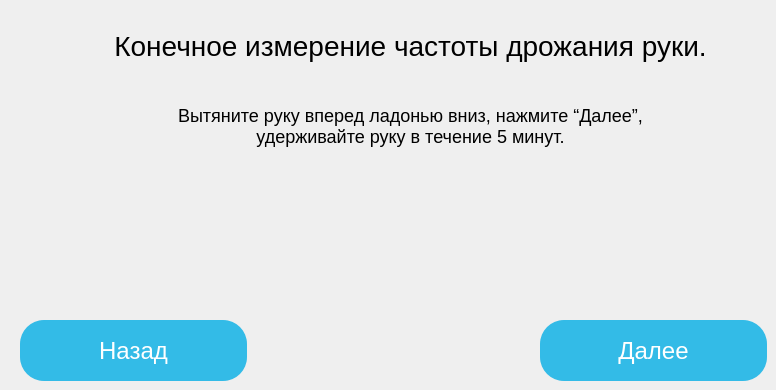
      <widget class="QWidget" name="page_11">
       <widget class="QLabel" name="main_label_11">
        <property name="geometry">
         <rect>
          <x>110</x>
          <y>10</y>
          <width>601</width>
          <height>71</height>
         </rect>
        </property>
        <property name="styleSheet">
         <string notr="true">position: absolute;
width: 657px;
height: 187px;
left: 72px;
top: 40px;

font-family: 'Graduate';
font-style: normal;
font-weight: 400;
font-size: 28px;
line-height: 36px;
text-align: center;

color: #000000;

mix-blend-mode: darken;</string>
        </property>
        <property name="text">
         <string>Конечное измерение частоты дрожания руки.</string>
        </property>
        <property name="alignment">
         <set>Qt::AlignCenter</set>
        </property>
        <property name="wordWrap">
         <bool>true</bool>
        </property>
       </widget>
       <widget class="QLabel" name="sub_label_9">
        <property name="geometry">
         <rect>
          <x>140</x>
          <y>100</y>
          <width>541</width>
          <height>51</height>
         </rect>
        </property>
        <property name="styleSheet">
         <string notr="true">position: absolute;
width: 657px;
height: 187px;
left: 72px;
top: 40px;

font-family: 'Graduate';
font-style: normal;
font-weight: 400;
font-size: 18px;
line-height: 36px;
text-align: center;

color: #000000;

mix-blend-mode: darken;</string>
        </property>
        <property name="text">
         <string>Вытяните руку вперед ладонью вниз, нажмите “Далее”,
удерживайте руку в течение 5 минут.</string>
        </property>
        <property name="alignment">
         <set>Qt::AlignCenter</set>
        </property>
        <property name="wordWrap">
         <bool>true</bool>
        </property>
       </widget>
       <widget class="QLabel" name="img_label_8">
        <property name="geometry">
         <rect>
          <x>260</x>
          <y>170</y>
          <width>291</width>
          <height>141</height>
         </rect>
        </property>
        <property name="text">
         <string/>
        </property>
        <property name="pixmap">
         <pixmap resource="res/res.qrc">:/img/img/img_1.png</pixmap>
        </property>
        <property name="alignment">
         <set>Qt::AlignCenter</set>
        </property>
       </widget>
       <widget class="QPushButton" name="previous_pushButton_7">
        <property name="geometry">
         <rect>
          <x>20</x>
          <y>320</y>
          <width>227</width>
          <height>61</height>
         </rect>
        </property>
        <property name="styleSheet">
         <string notr="true">width: 227px;
height: 61px;
left: 287px;
top: 257px;

background: #33BBE7;
box-shadow: 0px 4px 4px rgba(0, 0, 0, 0.25), 0px 4px 4px rgba(0, 0, 0, 0.25);
border-radius: 24px;

font-family: 'Hind';
font-style: normal;
font-weight: 400;
font-size: 24px;
line-height: 38px;
text-align: center;

color: #FFFFFF;</string>
        </property>
        <property name="text">
         <string>Назад</string>
        </property>
       </widget>
       <widget class="QPushButton" name="next_pushButton_12">
        <property name="geometry">
         <rect>
          <x>540</x>
          <y>320</y>
          <width>227</width>
          <height>61</height>
         </rect>
        </property>
        <property name="styleSheet">
         <string notr="true">width: 227px;
height: 61px;
left: 287px;
top: 257px;

background: #33BBE7;
box-shadow: 0px 4px 4px rgba(0, 0, 0, 0.25), 0px 4px 4px rgba(0, 0, 0, 0.25);
border-radius: 24px;

font-family: 'Hind';
font-style: normal;
font-weight: 400;
font-size: 24px;
line-height: 38px;
text-align: center;

color: #FFFFFF;</string>
        </property>
        <property name="text">
         <string>Далее</string>
        </property>
       </widget>
      </widget>
